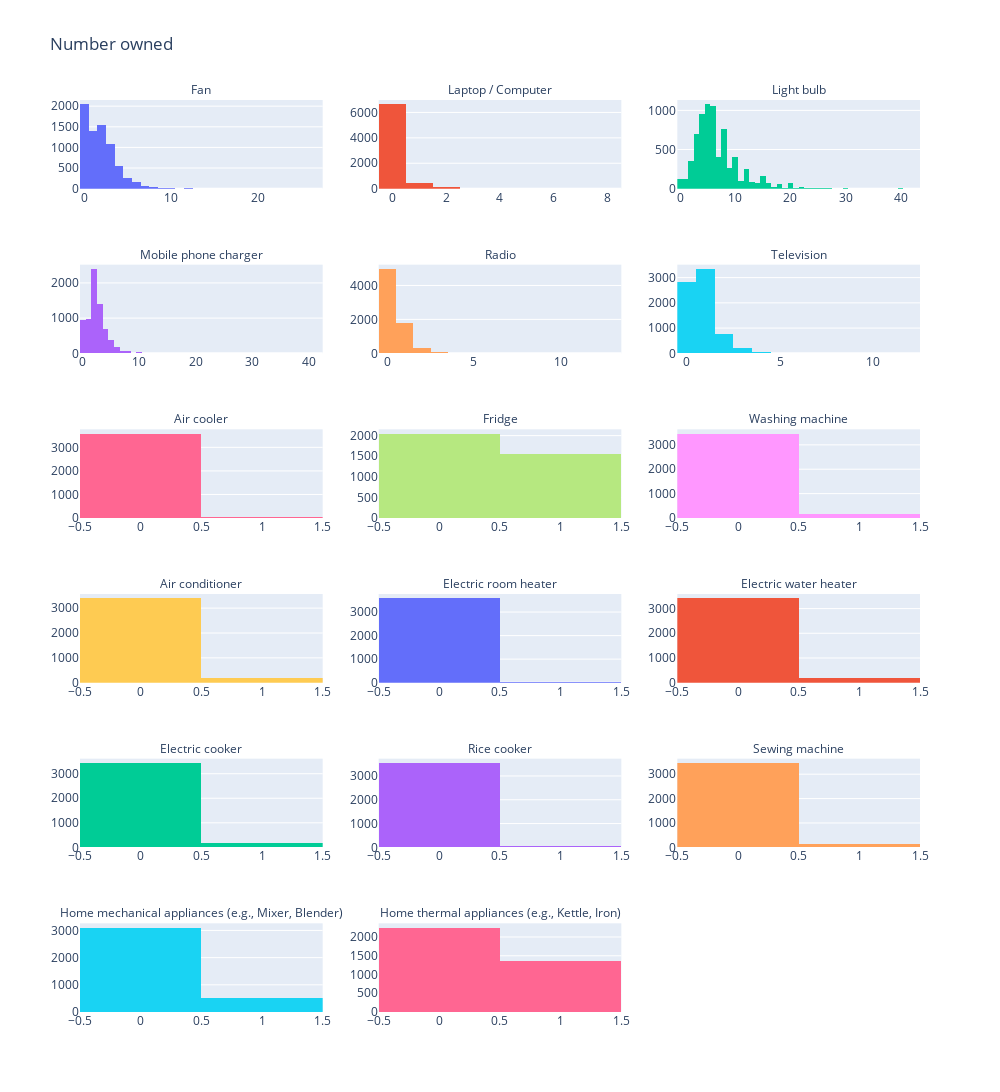

Write notebook code for a chart like this one.
### Code cell
#@title Plot label histograms

APPLIANCES = labels['appliance'].unique().tolist()
plot_data = [('n_owned', 'Number owned')]

for ft, title in plot_data:
    fig = plotly.subplots.make_subplots(rows=6, cols=3, subplot_titles=APPLIANCES)

    for i in range(len(APPLIANCES)):
        app, (row, col) = APPLIANCES[i], get_row_col(i, 3)
        fig.add_trace(go.Histogram(
            x=labels.loc[labels['appliance'] == app, ft], showlegend=False), row=row, col=col)
    for annotation in fig['layout']['annotations']:
      annotation['font'] = dict(size=12)

    fig.update_layout(height=1200, width=1000, title=title)
    fig.show()

### Figure 1 — Plotly figure (JSON) as saved in the notebook; plotly's stock layout.template omitted (floating-point values rounded to 4 significant figures; data arrays with more than 128 entries replaced by an {"elided": "..."} marker saying what was removed)
{"data": [{"showlegend": false, "type": "histogram", "x": {"elided": "7198 int values"}, "xaxis": "x", "yaxis": "y"}, {"showlegend": false, "type": "histogram", "x": {"elided": "7198 int values"}, "xaxis": "x2", "yaxis": "y2"}, {"showlegend": false, "type": "histogram", "x": {"elided": "7198 int values"}, "xaxis": "x3", "yaxis": "y3"}, {"showlegend": false, "type": "histogram", "x": {"elided": "7198 int values"}, "xaxis": "x4", "yaxis": "y4"}, {"showlegend": false, "type": "histogram", "x": {"elided": "7198 int values"}, "xaxis": "x5", "yaxis": "y5"}, {"showlegend": false, "type": "histogram", "x": {"elided": "7198 int values"}, "xaxis": "x6", "yaxis": "y6"}, {"showlegend": false, "type": "histogram", "x": {"elided": "3599 int values"}, "xaxis": "x7", "yaxis": "y7"}, {"showlegend": false, "type": "histogram", "x": {"elided": "3599 int values"}, "xaxis": "x8", "yaxis": "y8"}, {"showlegend": false, "type": "histogram", "x": {"elided": "3599 int values"}, "xaxis": "x9", "yaxis": "y9"}, {"showlegend": false, "type": "histogram", "x": {"elided": "3599 int values"}, "xaxis": "x10", "yaxis": "y10"}, {"showlegend": false, "type": "histogram", "x": {"elided": "3599 int values"}, "xaxis": "x11", "yaxis": "y11"}, {"showlegend": false, "type": "histogram", "x": {"elided": "3599 int values"}, "xaxis": "x12", "yaxis": "y12"}, {"showlegend": false, "type": "histogram", "x": {"elided": "3599 int values"}, "xaxis": "x13", "yaxis": "y13"}, {"showlegend": false, "type": "histogram", "x": {"elided": "3599 int values"}, "xaxis": "x14", "yaxis": "y14"}, {"showlegend": false, "type": "histogram", "x": {"elided": "3599 int values"}, "xaxis": "x15", "yaxis": "y15"}, {"showlegend": false, "type": "histogram", "x": {"elided": "3599 int values"}, "xaxis": "x16", "yaxis": "y16"}, {"showlegend": false, "type": "histogram", "x": {"elided": "3599 int values"}, "xaxis": "x17", "yaxis": "y17"}], "layout": {"annotations": [{"font": {"size": 12}, "showarrow": false, "text": "Fan", "x": 0.1444, "xanchor": "center", "xref": "paper", "y": 1.0, "yanchor": "bottom", "yref": "paper"}, {"font": {"size": 12}, "showarrow": false, "text": "Laptop / Computer", "x": 0.5, "xanchor": "center", "xref": "paper", "y": 1.0, "yanchor": "bottom", "yref": "paper"}, {"font": {"size": 12}, "showarrow": false, "text": "Light bulb", "x": 0.8556, "xanchor": "center", "xref": "paper", "y": 1.0, "yanchor": "bottom", "yref": "paper"}, {"font": {"size": 12}, "showarrow": false, "text": "Mobile phone charger", "x": 0.1444, "xanchor": "center", "xref": "paper", "y": 0.8194, "yanchor": "bottom", "yref": "paper"}, {"font": {"size": 12}, "showarrow": false, "text": "Radio", "x": 0.5, "xanchor": "center", "xref": "paper", "y": 0.8194, "yanchor": "bottom", "yref": "paper"}, {"font": {"size": 12}, "showarrow": false, "text": "Television", "x": 0.8556, "xanchor": "center", "xref": "paper", "y": 0.8194, "yanchor": "bottom", "yref": "paper"}, {"font": {"size": 12}, "showarrow": false, "text": "Air cooler", "x": 0.1444, "xanchor": "center", "xref": "paper", "y": 0.6389, "yanchor": "bottom", "yref": "paper"}, {"font": {"size": 12}, "showarrow": false, "text": "Fridge", "x": 0.5, "xanchor": "center", "xref": "paper", "y": 0.6389, "yanchor": "bottom", "yref": "paper"}, {"font": {"size": 12}, "showarrow": false, "text": "Washing machine", "x": 0.8556, "xanchor": "center", "xref": "paper", "y": 0.6389, "yanchor": "bottom", "yref": "paper"}, {"font": {"size": 12}, "showarrow": false, "text": "Air conditioner", "x": 0.1444, "xanchor": "center", "xref": "paper", "y": 0.4583, "yanchor": "bottom", "yref": "paper"}, {"font": {"size": 12}, "showarrow": false, "text": "Electric room heater", "x": 0.5, "xanchor": "center", "xref": "paper", "y": 0.4583, "yanchor": "bottom", "yref": "paper"}, {"font": {"size": 12}, "showarrow": false, "text": "Electric water heater", "x": 0.8556, "xanchor": "center", "xref": "paper", "y": 0.4583, "yanchor": "bottom", "yref": "paper"}, {"font": {"size": 12}, "showarrow": false, "text": "Electric cooker", "x": 0.1444, "xanchor": "center", "xref": "paper", "y": 0.2778, "yanchor": "bottom", "yref": "paper"}, {"font": {"size": 12}, "showarrow": false, "text": "Rice cooker", "x": 0.5, "xanchor": "center", "xref": "paper", "y": 0.2778, "yanchor": "bottom", "yref": "paper"}, {"font": {"size": 12}, "showarrow": false, "text": "Sewing machine", "x": 0.8556, "xanchor": "center", "xref": "paper", "y": 0.2778, "yanchor": "bottom", "yref": "paper"}, {"font": {"size": 12}, "showarrow": false, "text": "Home mechanical appliances (e.g., Mixer, Blender)", "x": 0.1444, "xanchor": "center", "xref": "paper", "y": 0.09722, "yanchor": "bottom", "yref": "paper"}, {"font": {"size": 12}, "showarrow": false, "text": "Home thermal appliances (e.g., Kettle, Iron)", "x": 0.5, "xanchor": "center", "xref": "paper", "y": 0.09722, "yanchor": "bottom", "yref": "paper"}], "height": 1200, "title": {"text": "Number owned"}, "width": 1000, "xaxis": {"anchor": "y", "domain": [0, 0.2889]}, "xaxis10": {"anchor": "y10", "domain": [0, 0.2889]}, "xaxis11": {"anchor": "y11", "domain": [0.3556, 0.6444]}, "xaxis12": {"anchor": "y12", "domain": [0.7111, 1]}, "xaxis13": {"anchor": "y13", "domain": [0, 0.2889]}, "xaxis14": {"anchor": "y14", "domain": [0.3556, 0.6444]}, "xaxis15": {"anchor": "y15", "domain": [0.7111, 1]}, "xaxis16": {"anchor": "y16", "domain": [0, 0.2889]}, "xaxis17": {"anchor": "y17", "domain": [0.3556, 0.6444]}, "xaxis18": {"anchor": "y18", "domain": [0.7111, 1]}, "xaxis2": {"anchor": "y2", "domain": [0.3556, 0.6444]}, "xaxis3": {"anchor": "y3", "domain": [0.7111, 1]}, "xaxis4": {"anchor": "y4", "domain": [0, 0.2889]}, "xaxis5": {"anchor": "y5", "domain": [0.3556, 0.6444]}, "xaxis6": {"anchor": "y6", "domain": [0.7111, 1]}, "xaxis7": {"anchor": "y7", "domain": [0, 0.2889]}, "xaxis8": {"anchor": "y8", "domain": [0.3556, 0.6444]}, "xaxis9": {"anchor": "y9", "domain": [0.7111, 1]}, "yaxis": {"anchor": "x", "domain": [0.9028, 1.0]}, "yaxis10": {"anchor": "x10", "domain": [0.3611, 0.4583]}, "yaxis11": {"anchor": "x11", "domain": [0.3611, 0.4583]}, "yaxis12": {"anchor": "x12", "domain": [0.3611, 0.4583]}, "yaxis13": {"anchor": "x13", "domain": [0.1806, 0.2778]}, "yaxis14": {"anchor": "x14", "domain": [0.1806, 0.2778]}, "yaxis15": {"anchor": "x15", "domain": [0.1806, 0.2778]}, "yaxis16": {"anchor": "x16", "domain": [0, 0.09722]}, "yaxis17": {"anchor": "x17", "domain": [0, 0.09722]}, "yaxis18": {"anchor": "x18", "domain": [0, 0.09722]}, "yaxis2": {"anchor": "x2", "domain": [0.9028, 1.0]}, "yaxis3": {"anchor": "x3", "domain": [0.9028, 1.0]}, "yaxis4": {"anchor": "x4", "domain": [0.7222, 0.8194]}, "yaxis5": {"anchor": "x5", "domain": [0.7222, 0.8194]}, "yaxis6": {"anchor": "x6", "domain": [0.7222, 0.8194]}, "yaxis7": {"anchor": "x7", "domain": [0.5417, 0.6389]}, "yaxis8": {"anchor": "x8", "domain": [0.5417, 0.6389]}, "yaxis9": {"anchor": "x9", "domain": [0.5417, 0.6389]}}}
